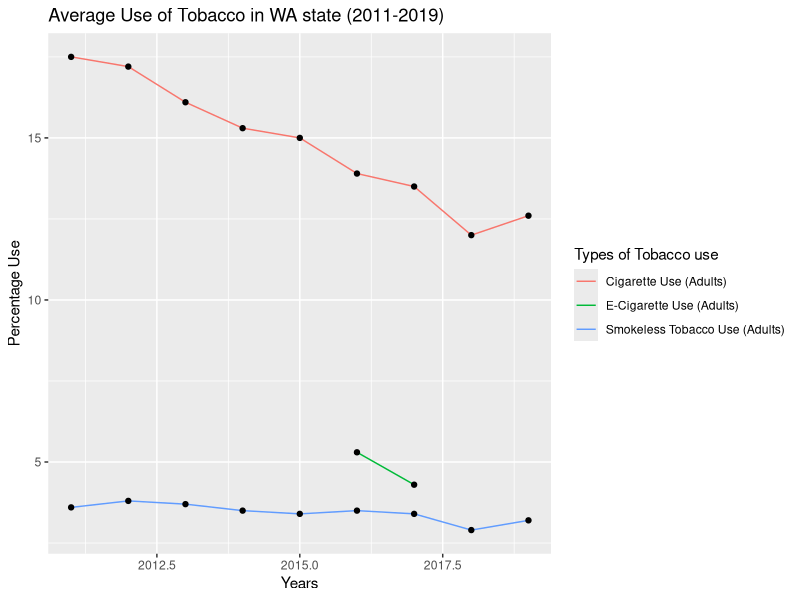

This figure's R source:
# Brittney Oeur

library(dplyr)
library(stringr)
library(ggplot2)

# Calls the unified dataset
df <- read.csv("unifiedData.csv")

# Creates a new data frame
df_combined <- data.frame(
  Year = c(df$Year),
  Age = c(df$Age),
  Race = c(df$Race),
  Topic = c(df$Topic.Desc),
  Measure = c(df$Measure.Desc),
  Sample_Size = c(df$Sample.Size),
  Data_Value = c(df$Data.Value)
)

# Filters out 'df_combined'
# Focuses on users that are currently smoking, all ages, and all races
df_combined <- filter(df_combined, Measure == "Current Smoking" | Measure == "Current Use", Age == "All Ages", Race == "All Races")

# Removes duplicated years, since the values will be the same throughout the year
# It included months (12 months), which is why years were duplicated 
duplicated_rows <- duplicated(df_combined)
df_unique <- subset(df_combined, !duplicated_rows)

# Tobacco use graph
tobacco_use_graph <- ggplot(data = df_unique, aes(x = Year, y = Data_Value)) +
  geom_line(aes(col = Topic)) +
  geom_point() +
  labs(y = "Percentage Use", 
       x = "Years", 
       color = "Types of Tobacco use",
       title = "Average Use of Tobacco in WA state (2011-2019)")

# write.csv(df_unique, "tobacco_use.csv", row.names = FALSE)

plot(tobacco_use_graph)